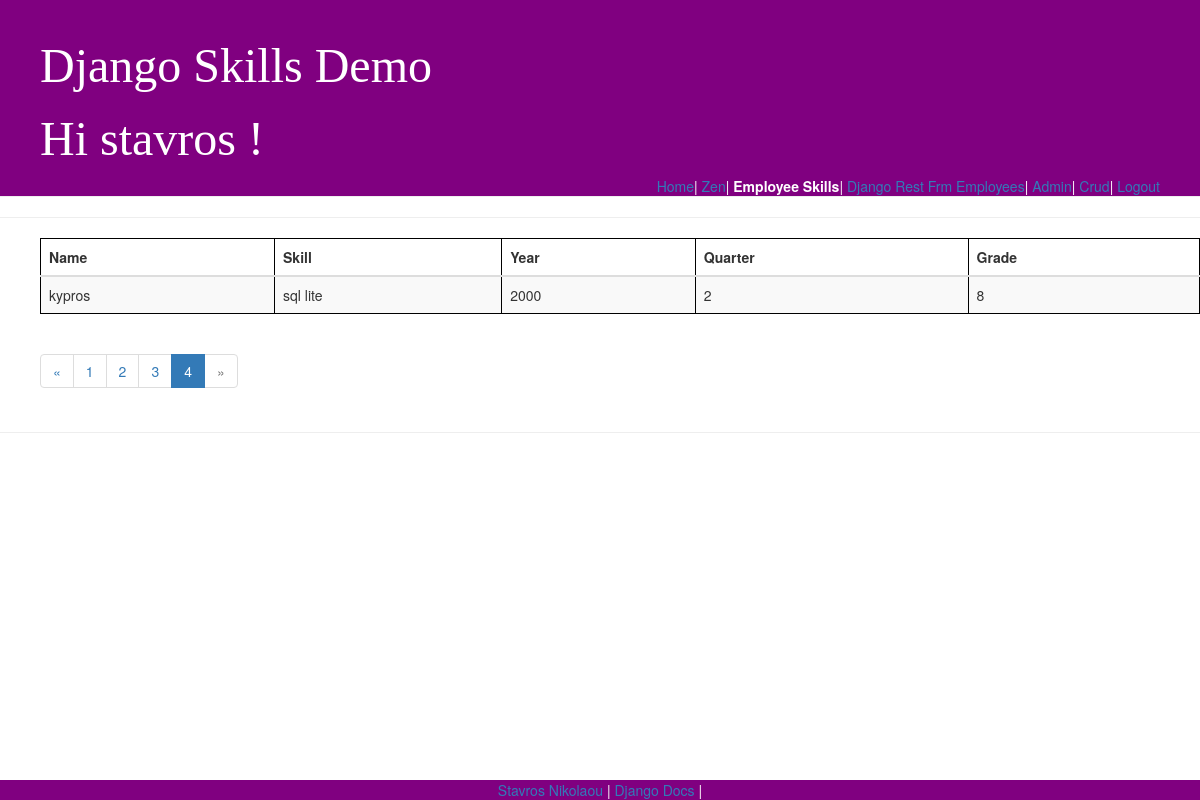
/skills/emp_skills_list/?page=4 (signed in), run on an earlier commit of the app's database.
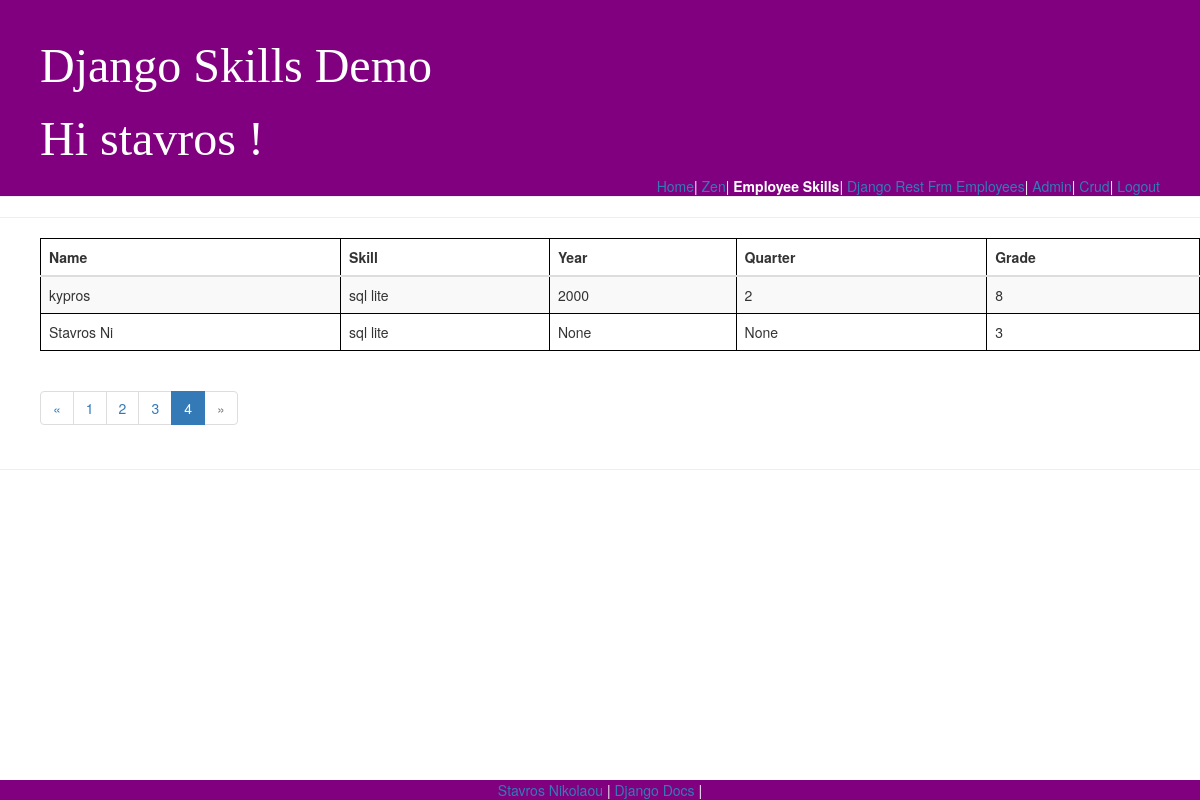
And on a later commit of the database.
### skills/models.py (models this page shows, shortened)
class EmpSkills(models.Model):
    id = models.AutoField(primary_key=True)
    year = models.IntegerField(blank=True, null=True)
    quarter = models.IntegerField(blank=True, null=True)
    employee = models.ForeignKey('Employee', models.DO_NOTHING, blank=False, null=False)
    skill = models.ForeignKey('Skill', models.DO_NOTHING, blank=False, null=False)
    grade = models.IntegerField()
    class Meta:
        managed = False
        db_table = 'emp_skills'
        unique_together = (('year', 'quarter', 'employee', 'skill'),)

class Employee(models.Model):
    id = models.AutoField(primary_key=True)
    name = models.CharField(max_length=10)
    get_data=URLField()
    department = models.ForeignKey(Department, models.DO_NOTHING, blank=True, null=True)
    def get_data(self):
        bar_chart=pygal.Bar()
        bar_chart.title = self.name +'  average per quarter'
        data = defaultdict(list)
        for empSkill in EmpSkills.objects.filter(employee=self):
            data[str(empSkill.year) + " Q"+ str(empSkill.quarter)].append(empSkill.grade)
        for key,value in data.items():
            bar_chart.add(key, numpy.mean(value))
        return mark_safe('<img src="%s" width="750" height="550" />' % (bar_chart.render_data_uri()))
    class Meta:
        managed = False
        db_table = 'employee'

class Skill(models.Model):
    id = models.AutoField(primary_key=True)
    name = models.CharField(max_length=10)
    get_data=URLField()
    class Meta:
        managed = False
        db_table = 'skill'
    def get_data(self):
        bar_chart=pygal.Bar()
        bar_chart.title = self.name +'  average per quarter'
        data = defaultdict(list)
        for empSkill in EmpSkills.objects.filter(skill=self):
            data[str(empSkill.year) + " Q"+ str(empSkill.quarter)].append(empSkill.grade)
        for key,value in data.items():
            bar_chart.add(key, numpy.mean(value))
        return mark_safe('<img src="%s" width="750" height="550" />' % (bar_chart.render_data_uri()))

### skills/views.py (the view)
# urls.py: path('skills/emp_skills_list/',views.emp_skills,name='emp_skills'),
@login_required
def emp_skills(request):
    emp_skills_list = EmpSkills.objects.all()
    paginator = Paginator(emp_skills_list, 3) # Show 25 contacts per page
    page = request.GET.get('page')
    emp_skills_list = paginator.get_page(page)
    return render(request, 'skills/emp_skills_list.html', {'list': emp_skills_list})

### skills/templates/skills/emp_skills_list.html (shortened to what this page needs)
{% extends 'base.html' %}
{% block nav-empSkills %}<strong class="nav-active">Employee Skills</strong>{% endblock %}
{% block content %}
<table class="table table-striped">
  <thead>
    <tr>
      <th>Name</th>
      <th>Skill</th>
      <th>Year</th>
      <th>Quarter</th>
      <th>Grade</th>
    </tr>
  </thead>
  <tbody>
    {% for emp in list %}
      <tr>
        <td>{{ emp.employee.name }}</td>
        <td>{{ emp.skill.name }}</td>
        <td>{{ emp.year}}</td>
        <td>{{ emp.quarter}}</td>
        <td>{{ emp.grade}}</td>
      </tr>
    {% endfor %}
  </tbody>
</table>
{% if list.has_other_pages %}
  <ul class="pagination">
    {% if list.has_previous %}
      <li><a href="?page={{ list.previous_page_number }}">&laquo;</a></li>
    {% else %}
      <li class="disabled"><span>&laquo;</span></li>
    {% endif %}
    {% for i in list.paginator.page_range %}
      {% if list.number == i %}
        <li class="active"><span>{{ i }} <span class="sr-only">(current)</span></span></li>
      {% else %}
        <li><a href="?page={{ i }}">{{ i }}</a></li>
      {% endif %}
    {% endfor %}
    {% if list.has_next %}
      <li><a href="?page={{ list.next_page_number }}">&raquo;</a></li>
    {% else %}
      <li class="disabled"><span>&raquo;</span></li>
    {% endif %}
  </ul>
{% endif %}
{% endblock %}

### skills/templates/base.html (shortened to what this page needs)
<!DOCTYPE html>
<html>
<head>
   {% load staticfiles %}
        <link rel="stylesheet" href="//maxcdn.bootstrapcdn.com/bootstrap/3.2.0/css/bootstrap.min.css">
        <link rel="stylesheet" href="//maxcdn.bootstrapcdn.com/bootstrap/3.2.0/css/bootstrap-theme.min.css">
        <link rel="stylesheet" href="{% static 'css/skills.css' %}">
</head>
<body>
  <header class="page-header">
    <h1>Django Skills Demo </h1>
    {% if user.is_authenticated %}
    <h1>  Hi {{ user.username }} !</h1>
      {% block nav %}
        <ul id="nav" class="top-menu" >
            {% block nav-home %}<a href="{% url 'home' %}">Home</a>{% endblock %}|
            {% block nav-zen %}<a href="{% url 'zen' %}">Zen</a>{% endblock %}|
            {% block nav-empSkills %}<a href="{% url 'emp_skills' %}">Empp Skills</a>{% endblock %}|
            {% block nav-rest_emp %}<a href="{% url 'rest_emp' %}">Django Rest Frm Employees</a>{% endblock %}|
            {% block nav-admin %}<a href="/admin">Admin</a>{% endblock %}|
            {% block nav-crud %}<a href="/crud">Crud</a>{% endblock %}|
            {% block nav-logout %}<a href="{% url 'logout' %}">Logout</a>{% endblock %}
        </ul>
      {% endblock %}
    {% else %}
      <h1>User:stavros  Password:strovolos1234 </h1>
    {% endif %}
  </header>
  <hr>
  <main class="content">
    {% block content %}
    {% endblock %}
  </main>
  <hr>
  <footer class="footer">
    <a href="https://github.com/stavros82/skills">Stavros Nikolaou</a> |
    <a href="https://docs.djangoproject.com/en/2.0/">Django Docs</a> |
  </footer>
</body>
</html>

### skills/static/css/skills.css (style rules this page uses)
body { padding-left: o; }
.page-header { left: 0; width: 100%; background-color: purple; margin-top: 0; padding: 20px 20px 20px 40px; }
.page-header h1, .page-header h1 a, .page-header h1 a:visited, .page-header h1 a:active { color: #ffffff; font-size: 36pt; text-decoration: none; }
.content { margin-left: 40px; }
h1, h2, h3, h4 { font-family: cursive; }
table, th, td,tr { border: 1px solid black; }
.top-menu, .top-menu:hover, .top-menu:visited { color: #ffffff; float: right; font-size: 8; margin-right: 20px; }
.footer { position: fixed; left: 0; bottom: 0; width: 100%; background-color: purple; color: white; text-align: center; }
th, td,tr { padding: 15px; }

What changed in the data, as far as the page shows it:
added EmpSkills: employee.name "Stavros Ni", skill.name "sql lite", year "None", quarter "None", grade "3"
